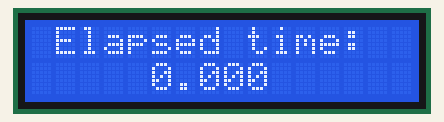
The program below on a simulated Raspberry Pi (BCM pin numbers). Shown: 16×2 character LCD. The clock reads 2024-03-15 10:24:30 at power-on unless the program sets it.

Above: at 0.41 s.
At 5.25 s:
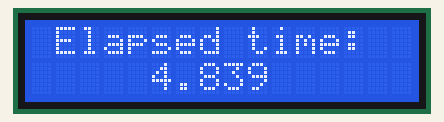
At 10.25 s:
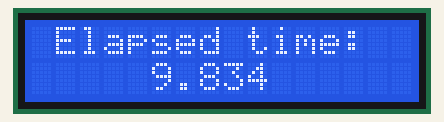
At 20.08 s:
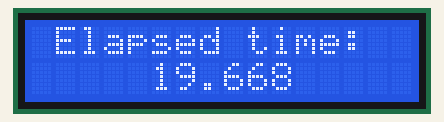
At 29.91 s:
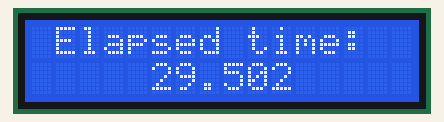
At 39.9 s:
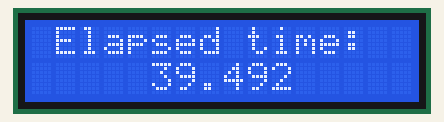

The program:

test.py
```python
"""
test.py
Simple test for HD44780 LCD display driver.
"""

from HD44780 import *
import signal
import sys
from time import time, sleep


def sigint_handler(signal, frame):
    sys.exit(0)


signal.signal(signal.SIGINT, sigint_handler)

display = HD44780()

display.print("Elapsed time:", 1, AlignMode.CENTER)

t_start = time()
while True:
    display.print("{0:.3f}".format(time() - t_start), 2, AlignMode.CENTER)
    sleep(0.1)
```

HD44780.py
```python
"""
HD44780.py
Driver for HD44780 LCD display.
"""

from smbus2 import SMBus
from time import sleep
from enum import Enum

# commands
CLEAR_DISPLAY = 0x01
RETURN_HOME = 0x02
ENTRY_MODE_SET = 0x04
DISPLAY_CONTROL = 0x08
CURSOR_SHIFT = 0x10
FUNCTION_SET = 0x20
SET_CGRAM_ADDR = 0x40
SET_DDRAM_ADDR = 0x80

# flags for display entry mode
ENTRY_RIGHT = 0x00
ENTRY_LEFT = 0x02
ENTRY_SHIFT_INCREMENT = 0x01
ENTRY_SHIFT_DECREMENT = 0x00

# flags for display control
DISPLAY_ON = 0x04
DISPLAY_OFF = 0x00
CURSOR_ON = 0x02
CURSOR_OFF = 0x00
BLINK_ON = 0x01
BLINK_OFF = 0x00

# flags for display/cursor shift
DISPLAY_MOVE = 0x08
CURSOR_MOVE = 0x00
MOVE_RIGHT = 0x04
MOVE_LEFT = 0x00

# flags for function set
EIGHT_BITS_MODE = 0x10
FOUR_BITS_MODE = 0x00
TWO_LINES = 0x08
ONE_LINE = 0x00
FIVE_TEN_DOTS = 0x04
FIVE_EIGHT_DOTS = 0x00

# flags for backlight control
BACKLIGHT_ON = 0x08
BACKLIGHT_OFF = 0x00

# line selectors
LINE_1 = 0x80
LINE_2 = 0xC0

En = 0b00000100  # enable bit
Rw = 0b00000010  # read/write bit
Rs = 0b00000001  # register select bit

I2C_DEFAULT_CHANNEL = 1
HD44780_DEFAULT_ADDRESS = 0x3F
MAX_LINE_LENGTH = 16


class BacklightMode(Enum):
    ON = 0
    OFF = 1


class AlignMode(Enum):
    LEFT = 0
    CENTER = 1
    RIGHT = 2


class HD44780:
    def __init__(self, addr=HD44780_DEFAULT_ADDRESS, channel=I2C_DEFAULT_CHANNEL):
        self.__addr = addr
        self.__bus = SMBus(channel)

        # initialization
        self.__write(0x03)
        self.__write(0x03)
        self.__write(0x03)
        self.__write(0x02)

        self.__write(FUNCTION_SET | FOUR_BITS_MODE | TWO_LINES | FIVE_EIGHT_DOTS)
        self.__write(DISPLAY_CONTROL | DISPLAY_ON | CURSOR_OFF)
        self.__write(CLEAR_DISPLAY)
        self.__write(ENTRY_MODE_SET | ENTRY_LEFT)
        sleep(0.2)

    def __write_four_bits(self, data):
        self.__bus.write_byte(self.__addr, data | BACKLIGHT_ON)
        sleep(0.0002)
        self.__bus.write_byte(self.__addr, data | En | BACKLIGHT_ON)
        sleep(0.0006)
        self.__bus.write_byte(self.__addr, data | BACKLIGHT_ON)
        sleep(0.0002)

    def __write(self, data, RwRs=0b00):
        self.__write_four_bits((data & 0xF0) | RwRs)
        self.__write_four_bits(((data << 4) & 0xF0) | RwRs)

    def backlight(self, state=BacklightMode.ON):
        if state == BacklightMode.OFF:
            self.__bus.write_byte(self.__addr, BACKLIGHT_OFF)
        else:
            self.__bus.write_byte(self.__addr, BACKLIGHT_ON)

    def clear(self):
        self.__write(CLEAR_DISPLAY)
        self.__write(RETURN_HOME)

    def print(self, string, line=1, align_mode=AlignMode.LEFT):
        if len(string) > 0:
            if line == 2:
                self.__write(LINE_2)
            else:
                self.__write(LINE_1)

            if len(string) > MAX_LINE_LENGTH:
                string_to_be_printed = string[:MAX_LINE_LENGTH]
            else:
                if align_mode == AlignMode.CENTER:
                    string_to_be_printed = string.center(MAX_LINE_LENGTH)
                elif align_mode == AlignMode.RIGHT:
                    string_to_be_printed = string.rjust(MAX_LINE_LENGTH)
                else:
                    string_to_be_printed = string.ljust(MAX_LINE_LENGTH)

            for char in string_to_be_printed:
                self.__write(ord(char), Rs)
```
